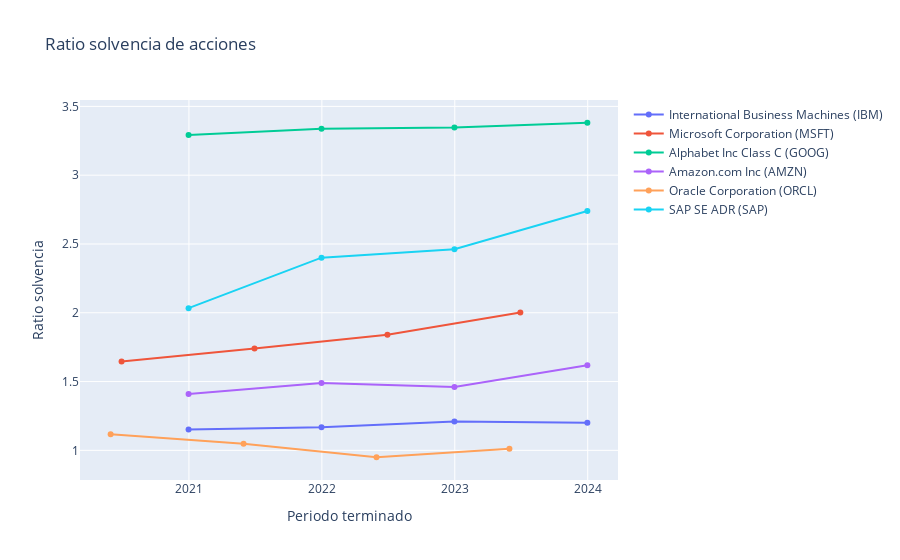

Notebook cell for this chart:
### Code cell
fig = go.Figure()
for stock_pkl in list(dic_stocks_pkl.keys()):
    fig.add_trace(go.Scatter(x=dic_stocks_pkl[stock_pkl].df_balance.index , y=dic_stocks_pkl[stock_pkl].df_balance["Ratio solvencia"], name=stock_pkl))
fig.update_layout(title='Ratio solvencia de acciones', xaxis_title='Periodo terminado', yaxis_title='Ratio solvencia')
fig.show()

### Figure 1 — Plotly figure (JSON) as saved in the notebook; plotly's stock layout.template omitted (floating-point values rounded to 4 significant figures)
{"data": [{"name": "International Business Machines (IBM)", "type": "scatter", "x": ["2023-12-31T00:00:00", "2022-12-31T00:00:00", "2021-12-31T00:00:00", "2020-12-31T00:00:00"], "y": [1.201, 1.209, 1.168, 1.152]}, {"name": "Microsoft Corporation (MSFT)", "type": "scatter", "x": ["2023-06-30T00:00:00", "2022-06-30T00:00:00", "2021-06-30T00:00:00", "2020-06-30T00:00:00"], "y": [2.002, 1.84, 1.74, 1.646]}, {"name": "Alphabet Inc Class C (GOOG)", "type": "scatter", "x": ["2023-12-31T00:00:00", "2022-12-31T00:00:00", "2021-12-31T00:00:00", "2020-12-31T00:00:00"], "y": [3.381, 3.347, 3.338, 3.293]}, {"name": "Amazon.com Inc (AMZN)", "type": "scatter", "x": ["2023-12-31T00:00:00", "2022-12-31T00:00:00", "2021-12-31T00:00:00", "2020-12-31T00:00:00"], "y": [1.619, 1.461, 1.49, 1.41]}, {"name": "Oracle Corporation (ORCL)", "type": "scatter", "x": ["2023-05-31T00:00:00", "2022-05-31T00:00:00", "2021-05-31T00:00:00", "2020-05-31T00:00:00"], "y": [1.012, 0.9499, 1.048, 1.117]}, {"name": "SAP SE ADR (SAP)", "type": "scatter", "x": ["2023-12-31T00:00:00", "2022-12-31T00:00:00", "2021-12-31T00:00:00", "2020-12-31T00:00:00"], "y": [2.74, 2.462, 2.401, 2.034]}], "layout": {"title": {"text": "Ratio solvencia de acciones"}, "xaxis": {"title": {"text": "Periodo terminado"}}, "yaxis": {"title": {"text": "Ratio solvencia"}}}}
